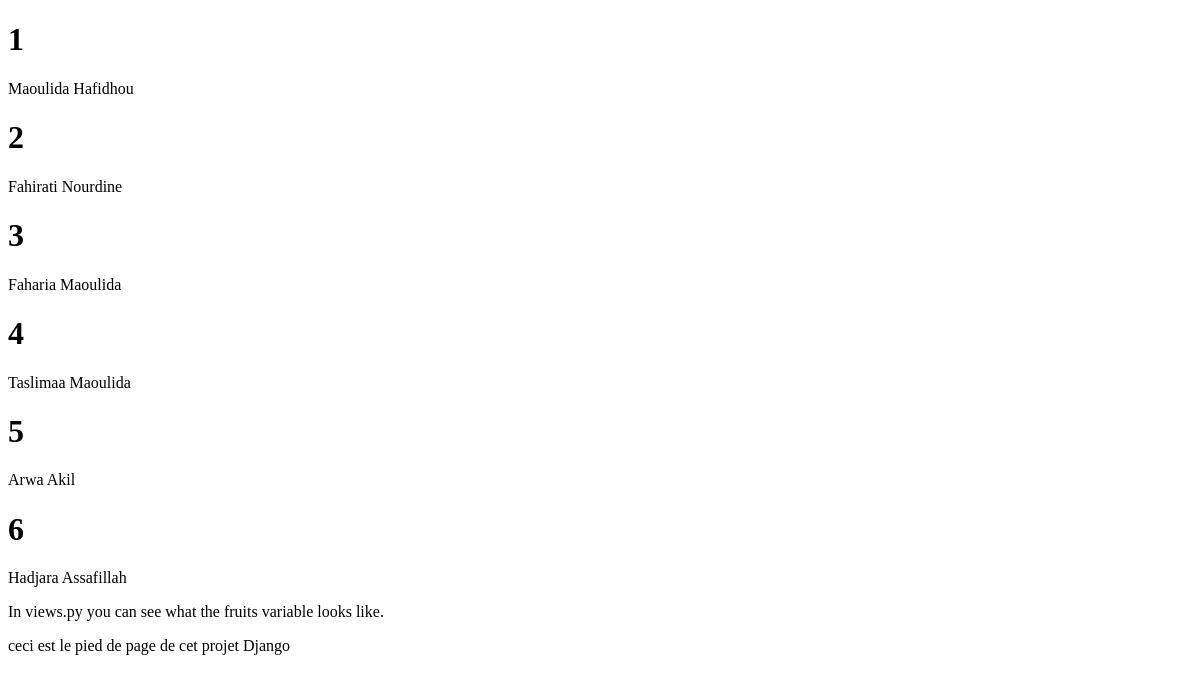
Before: /mytest/ with the older database file.
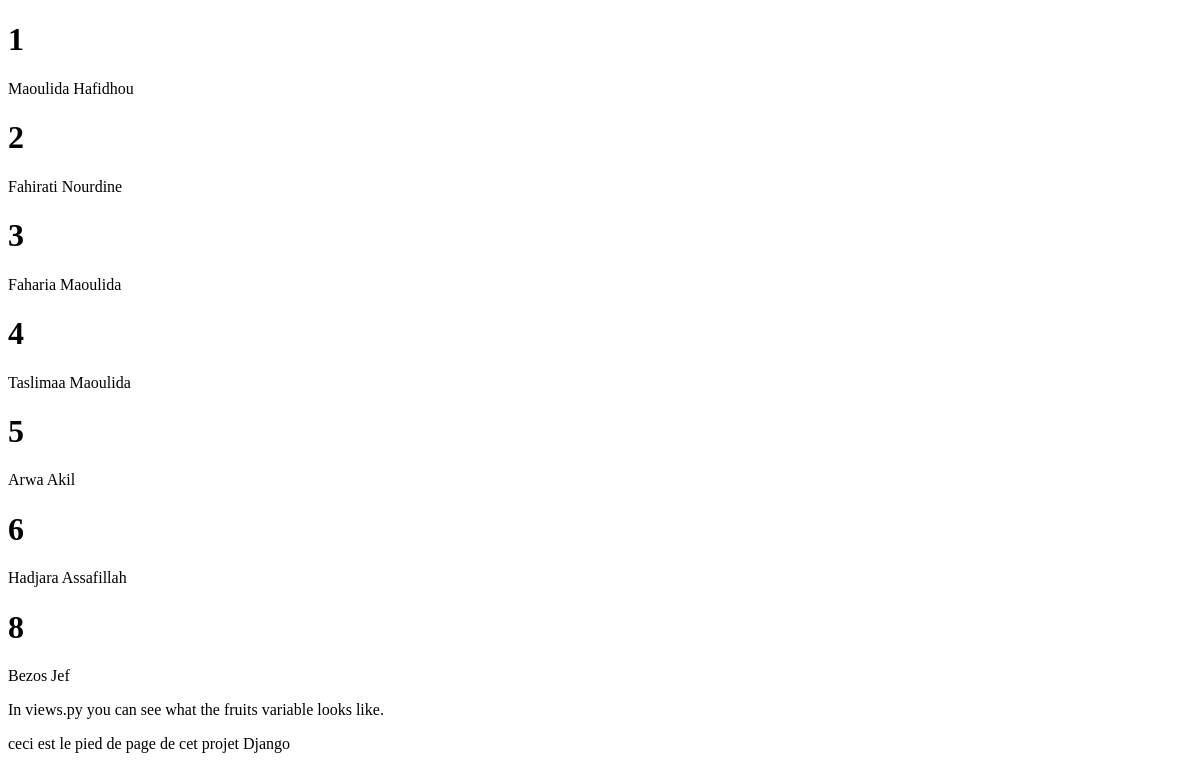
After: the same page with the newer database file.
### members/models.py (models this page shows, shortened)
class Members(models.Model):
    firstname = models.CharField(max_length=255)
    lastname = models.CharField(max_length=255)
    phone= models.IntegerField(null=True)
    joined_date = models.DateField(null=True)

### members/views.py (the view)
# urls.py: path('mytest/', views.mytest, name='mytest'), #le path du viue de mytest
def mytest (request):
  mymembers = Members.objects.all().values()
  template = loader .get_template('mytest.html')
  context = {
    'members': mymembers,
  }
  return HttpResponse(template.render(context, request))

### members/templates/mytest.html (shortened to what this page needs)
<!DOCTYPE html>
<html lang="fr">
<head>
</head>
<body>
    {% for x in members %}
    <h1> {{ x.id}}</h1>
    <p>
        {{x.firstname}}
        {{ x.lastname}}
    </p>
    {% endfor%}
    <p>In views.py you can see what the fruits variable looks like.</p>
    {% include 'footer.html' %}
</body>
</html>

Changed rows visible on the page:
added Members: id "8", firstname "Bezos", lastname "Jef"
